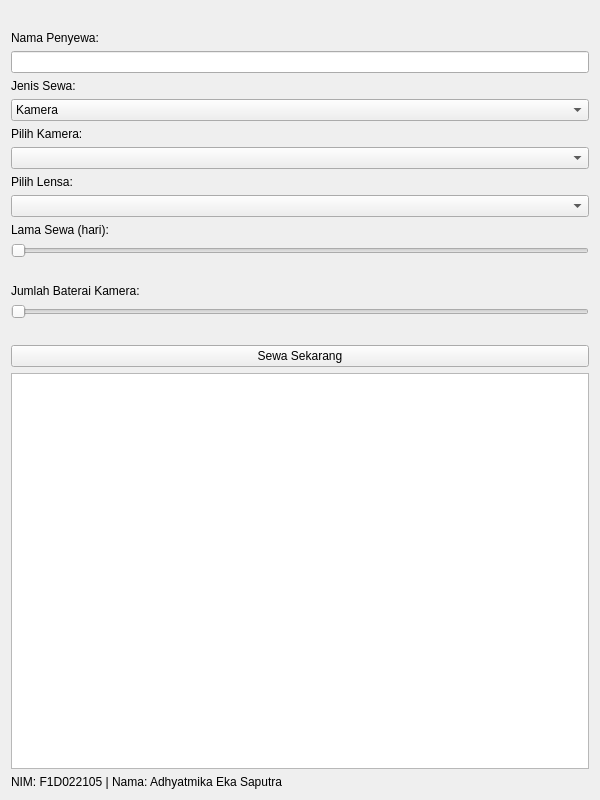
<?xml version="1.0" encoding="UTF-8"?>
<ui version="4.0">
 <class>RentalCameraApp</class>
 <widget class="QWidget" name="RentalCameraApp">
  <property name="geometry">
   <rect>
    <x>0</x>
    <y>0</y>
    <width>600</width>
    <height>800</height>
   </rect>
  </property>
  <property name="windowTitle">
   <string>RasaRental</string>
  </property>
  <layout class="QVBoxLayout" name="verticalLayout">
   <item>
    <widget class="QLabel" name="logoLabel"/>
   </item>
   <item>
    <widget class="QLabel" name="nameLabel">
     <property name="text">
      <string>Nama Penyewa:</string>
     </property>
    </widget>
   </item>
   <item>
    <widget class="QLineEdit" name="nameInput"/>
   </item>
   <item>
    <widget class="QLabel" name="itemTypeLabel">
     <property name="text">
      <string>Jenis Sewa:</string>
     </property>
    </widget>
   </item>
   <item>
    <widget class="QComboBox" name="itemTypeCombo">
     <item>
      <property name="text">
       <string>Kamera</string>
      </property>
     </item>
     <item>
      <property name="text">
       <string>Lensa</string>
      </property>
     </item>
     <item>
      <property name="text">
       <string>Kamera dan Lensa</string>
      </property>
     </item>
    </widget>
   </item>
   <item>
    <widget class="QLabel" name="cameraLabel">
     <property name="text">
      <string>Pilih Kamera:</string>
     </property>
    </widget>
   </item>
   <item>
    <widget class="QComboBox" name="cameraCombo"/>
   </item>
   <item>
    <widget class="QLabel" name="lensLabel">
     <property name="text">
      <string>Pilih Lensa:</string>
     </property>
    </widget>
   </item>
   <item>
    <widget class="QComboBox" name="lensCombo"/>
   </item>
   <item>
    <widget class="QLabel" name="daysLabel">
     <property name="text">
      <string>Lama Sewa (hari):</string>
     </property>
    </widget>
   </item>
   <item>
    <widget class="QSlider" name="daysSlider">
     <property name="orientation">
      <enum>Qt::Horizontal</enum>
     </property>
    </widget>
   </item>
   <item>
    <widget class="QLabel" name="daysValueLabel"/>
   </item>
   <item>
    <widget class="QLabel" name="batteryLabel">
     <property name="text">
      <string>Jumlah Baterai Kamera:</string>
     </property>
    </widget>
   </item>
   <item>
    <widget class="QSlider" name="batterySlider">
     <property name="orientation">
      <enum>Qt::Horizontal</enum>
     </property>
    </widget>
   </item>
   <item>
    <widget class="QLabel" name="batteryValueLabel"/>
   </item>
   <item>
    <widget class="QPushButton" name="rentButton">
     <property name="text">
      <string>Sewa Sekarang</string>
     </property>
    </widget>
   </item>
   <item>
    <widget class="QListWidget" name="rentalList"/>
   </item>
   <item>
    <widget class="QLabel" name="footerLabel">
     <property name="text">
      <string>NIM: F1D022105 | Nama: Adhyatmika Eka Saputra</string>
     </property>
    </widget>
   </item>
  </layout>
 </widget>
 <resources/>
 <connections/>
</ui>
